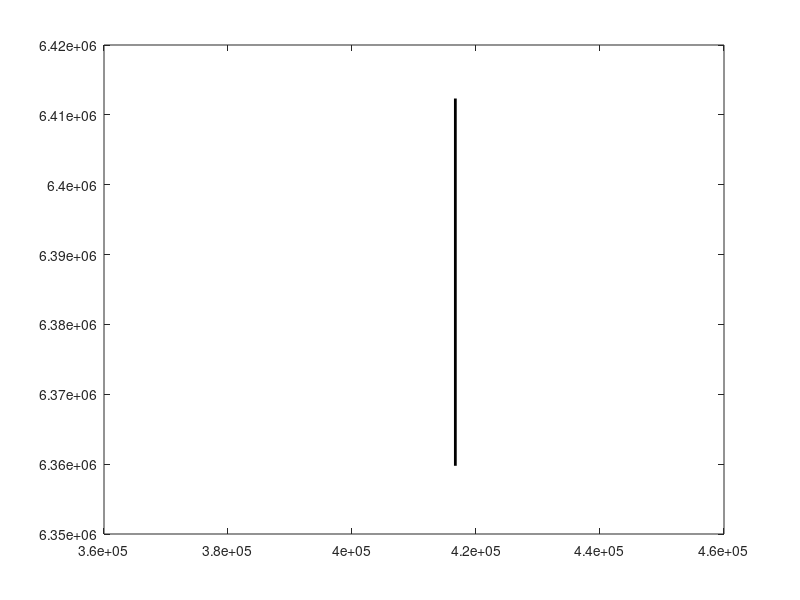

MATLAB code to generate this figure:

X = [370110.057100533          416668.669836211];
Y = [6359765.17857549          6412339.57259274];


plot([X(1) X(2)],[Y(1) Y(1)],'k','linewidth',2);

plot([X(1) X(2)],[Y(2) Y(2)],'k','linewidth',2);

plot([X(1) X(1)],[Y(1) Y(2)],'k','linewidth',2);

plot([X(2) X(2)],[Y(1) Y(2)],'k','linewidth',2);



